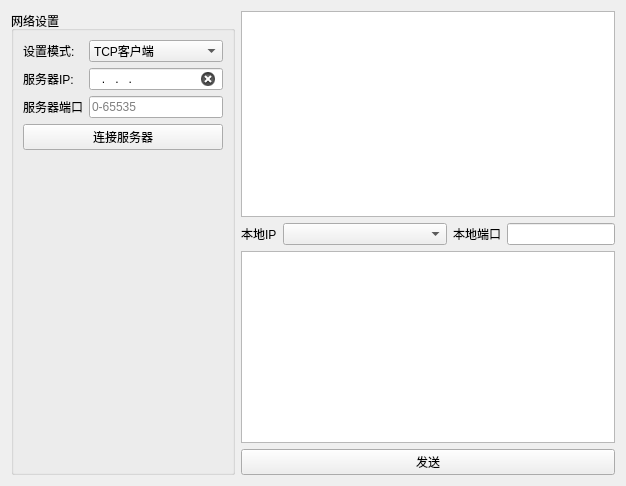
<?xml version="1.0" encoding="UTF-8"?>
<ui version="4.0">
 <class>NetAssistWidget</class>
 <widget class="QWidget" name="NetAssistWidget">
  <property name="geometry">
   <rect>
    <x>0</x>
    <y>0</y>
    <width>626</width>
    <height>486</height>
   </rect>
  </property>
  <property name="windowTitle">
   <string>Form</string>
  </property>
  <layout class="QHBoxLayout" name="horizontalLayout_3" stretch="0,1">
   <item>
    <widget class="QGroupBox" name="groupBox">
     <property name="title">
      <string>网络设置</string>
     </property>
     <layout class="QVBoxLayout" name="verticalLayout">
      <item>
       <layout class="QFormLayout" name="formLayout">
        <item row="0" column="0">
         <widget class="QLabel" name="Label">
          <property name="text">
           <string>设置模式:</string>
          </property>
         </widget>
        </item>
        <item row="0" column="1">
         <widget class="QComboBox" name="cb_mode">
          <item>
           <property name="text">
            <string>TCP客户端</string>
           </property>
          </item>
          <item>
           <property name="text">
            <string>TCP服务器</string>
           </property>
          </item>
          <item>
           <property name="text">
            <string>UPD</string>
           </property>
          </item>
         </widget>
        </item>
        <item row="1" column="0">
         <widget class="QLabel" name="iPLabel">
          <property name="text">
           <string>服务器IP:</string>
          </property>
         </widget>
        </item>
        <item row="1" column="1">
         <widget class="QLineEdit" name="edit_target_ip">
          <property name="inputMask">
           <string>000.000.000.000</string>
          </property>
          <property name="clearButtonEnabled">
           <bool>true</bool>
          </property>
         </widget>
        </item>
        <item row="2" column="0">
         <widget class="QLabel" name="Label_2">
          <property name="text">
           <string>服务器端口</string>
          </property>
         </widget>
        </item>
        <item row="2" column="1">
         <widget class="QLineEdit" name="edit_target_port">
          <property name="inputMask">
           <string>99999</string>
          </property>
          <property name="text">
           <string/>
          </property>
          <property name="placeholderText">
           <string>0-65535</string>
          </property>
          <property name="clearButtonEnabled">
           <bool>true</bool>
          </property>
         </widget>
        </item>
       </layout>
      </item>
      <item>
       <widget class="QPushButton" name="btn_connect">
        <property name="text">
         <string>连接服务器</string>
        </property>
        <property name="icon">
         <iconset resource="resource.qrc">
          <normaloff>:/icon/res/un_connect.svg</normaloff>:/icon/res/un_connect.svg</iconset>
        </property>
        <property name="iconSize">
         <size>
          <width>16</width>
          <height>16</height>
         </size>
        </property>
       </widget>
      </item>
      <item>
       <spacer name="verticalSpacer">
        <property name="orientation">
         <enum>Qt::Orientation::Vertical</enum>
        </property>
        <property name="sizeHint" stdset="0">
         <size>
          <width>20</width>
          <height>40</height>
         </size>
        </property>
       </spacer>
      </item>
     </layout>
    </widget>
   </item>
   <item>
    <layout class="QVBoxLayout" name="verticalLayout_2">
     <item>
      <widget class="QTextEdit" name="edit_recv"/>
     </item>
     <item>
      <layout class="QHBoxLayout" name="horizontalLayout" stretch="0,1,0,0">
       <item>
        <widget class="QLabel" name="label">
         <property name="text">
          <string>本地IP</string>
         </property>
        </widget>
       </item>
       <item>
        <widget class="QComboBox" name="cb_local_ip"/>
       </item>
       <item>
        <widget class="QLabel" name="label_2">
         <property name="text">
          <string>本地端口</string>
         </property>
        </widget>
       </item>
       <item>
        <widget class="QLineEdit" name="edit_local_port"/>
       </item>
      </layout>
     </item>
     <item>
      <layout class="QVBoxLayout" name="verticalLayout_3">
       <item>
        <widget class="QTextEdit" name="edit_send"/>
       </item>
       <item>
        <widget class="QPushButton" name="btn_send">
         <property name="text">
          <string>发送</string>
         </property>
        </widget>
       </item>
      </layout>
     </item>
    </layout>
   </item>
  </layout>
 </widget>
 <resources>
  <include location="resource.qrc"/>
 </resources>
 <connections/>
</ui>
